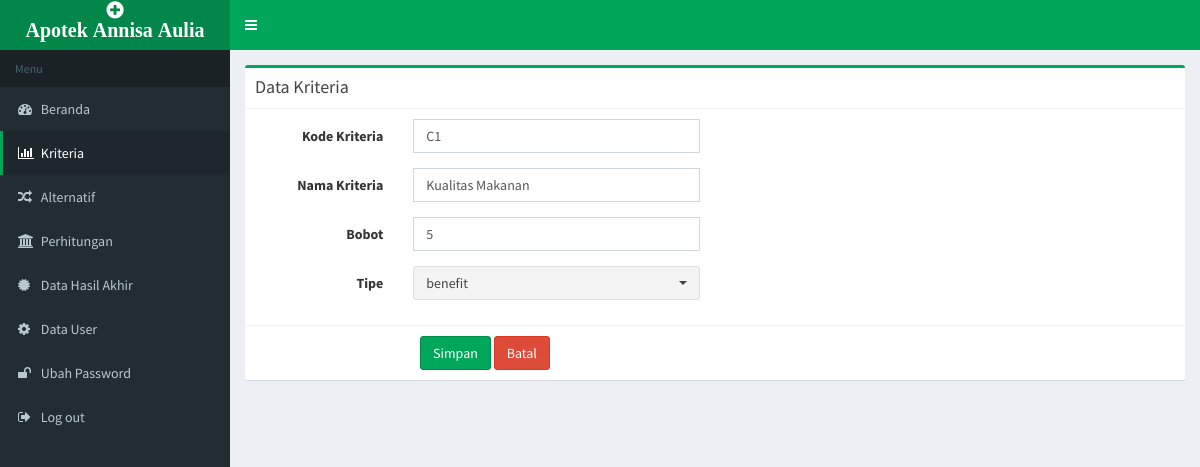
The app's page /index.php?page=update_kriteria&id=1&action=edit (signed in) with its own data.
### tables this page shows
CREATE TABLE `kriteria` (
  `id_kriteria` int(5) NOT NULL,
  `kode_kriteria` varchar(5) NOT NULL,
  `nama_kriteria` varchar(50) NOT NULL,
  `bobot` int(5) NOT NULL,
  `tipe` enum('cost','benefit') NOT NULL
);

### kriteria_update.php (the view, shortened to what this page needs)
<?php
$link_data='?page=kriteria';
$link_update='?page=update_kriteria';
$kode_kriteria='';
$nama_kriteria='';
$bobot='';
$combo_tipe='';
$combo_tipe.='<select class="selectpicker form-control" data-live-search="true" name="tipe" id="tipe" required><option value="">Pilih...</option>';
$arr=array("cost","benefit");
foreach ($arr as $arrdata) {
	$combo_tipe.='<option value="'.$arrdata.'" data-tokens="'.$arrdata.'">'.$arrdata.'</option>';
}
$combo_tipe.='</select>';
if(isset($_POST['save'])){
	$error='';
	$id=$_POST['id'];
	$action=$_POST['action'];
	$kode_kriteria=$_POST['kode_kriteria'];
	$nama_kriteria=$_POST['nama_kriteria'];
	$bobot=$_POST['bobot'];
	$tipe=$_POST['tipe'];
	if($action=='add'){
		if(mysqli_num_rows(mysqli_query($con,"select * from kriteria where kode_kriteria='".$kode_kriteria."'"))>0){
			$error='Kode Kriteria sudah ada';
		}else{
			$q="insert into kriteria(kode_kriteria,nama_kriteria,bobot,tipe) values ('".$kode_kriteria."','".$nama_kriteria."','".$bobot."','".$tipe."')";
			mysqli_query($con,$q);
			exit("<script>location.href='".$link_data."';</script>");
		}
	}
	if($action=='edit'){
		$q=mysqli_query($con,"select * from kriteria where id_kriteria='".$id."'");
		$r=mysqli_fetch_array($q);
		$kode_kriteria_tmp=$r['kode_kriteria'];
		if(mysqli_num_rows(mysqli_query($con,"select * from kriteria where kode_kriteria='".$kode_kriteria."' and kode_kriteria<>'".$kode_kriteria_tmp."'"))>0){
			$error='Kode Kriteria sudah ada';
		}else{
			$q="update kriteria set kode_kriteria='".$kode_kriteria."',nama_kriteria='".$nama_kriteria."',bobot='".$bobot."',tipe='".$tipe."' where id_kriteria='".$id."'";
			mysqli_query($con,$q);
			exit("<script>location.href='".$link_data."';</script>");
		}
	}
}else{
	if(empty($_GET['action'])){$action='add';}else{$action=$_GET['action'];}
	if($action=='edit'){
		$id=$_GET['id'];
		$q=mysqli_query($con,"select * from kriteria where id_kriteria='".$id."'");
		$r=mysqli_fetch_array($q);
		$kode_kriteria=$r['kode_kriteria'];
		$nama_kriteria=$r['nama_kriteria'];
		$bobot=$r['bobot'];
		$combo_tipe='';
		$combo_tipe.='<select class="selectpicker form-control" data-live-search="true" name="tipe" id="tipe" required><option value="">Pilih...</option>';
		$arr=array("cost","benefit");
		foreach ($arr as $arrdata) {
			if($arrdata==$r['tipe']) { $selected = "selected"; } else { $selected = ""; }
			$combo_tipe.='<option value="'.$arrdata.'" data-tokens="'.$arrdata.'" '.$selected.'>'.$arrdata.'</option>';
		}
		$combo_tipe.='</select>';
	}
}
?>
<div class="box box-success">
	<div class="box-header with-border">
		<h3 class="box-title">Data Kriteria</h3>
	</div>
	<form class="form-horizontal" action="<?php echo $link_update;?>" method="post" >
		<div class="box-body">
			<div class="form-group">
				<label for="kode_kriteria" class="col-sm-2 control-label">Kode Kriteria</label>
				<div class="col-sm-4">
					<input name="kode_kriteria" id="kode_kriteria" class="form-control" required type="text" value="<?php echo $kode_kriteria;?>">
				</div>
			</div>
			<div class="form-group">
				<label for="nama_kriteria" class="col-sm-2 control-label">Nama Kriteria</label>
				<div class="col-sm-4">
					<input name="nama_kriteria" id="nama_kriteria" class="form-control" required type="text" value="<?php echo $nama_kriteria;?>">
				</div>
			</div>
			<div class="form-group">
				<label for="bobot" class="col-sm-2 control-label">Bobot</label>
				<div class="col-sm-4">
					<input name="bobot" id="bobot" required type="number" class="form-control" value="<?php echo $bobot;?>">
				</div>
			</div>
			<div class="form-group">
				<label for="tipe" class="col-sm-2 control-label">Tipe</label>
				<div class="col-sm-4">
					<?php echo $combo_tipe; ?>
				</div>
			</div>
		</div>
		<div class="box-footer">
			<div class="text-center col-sm-6">
				<button type="submit" name="save" class="btn btn-success">Simpan</button>
				<a href="<?php echo $link_data;?>" class="btn btn-danger">Batal</a>
			</div>
		</div>
	</form>
</div>

### records on screen
kriteria: kode_kriteria "C1", nama_kriteria "Kualitas Makanan", bobot "5"

### other values on screen
$arrdata "benefit"
